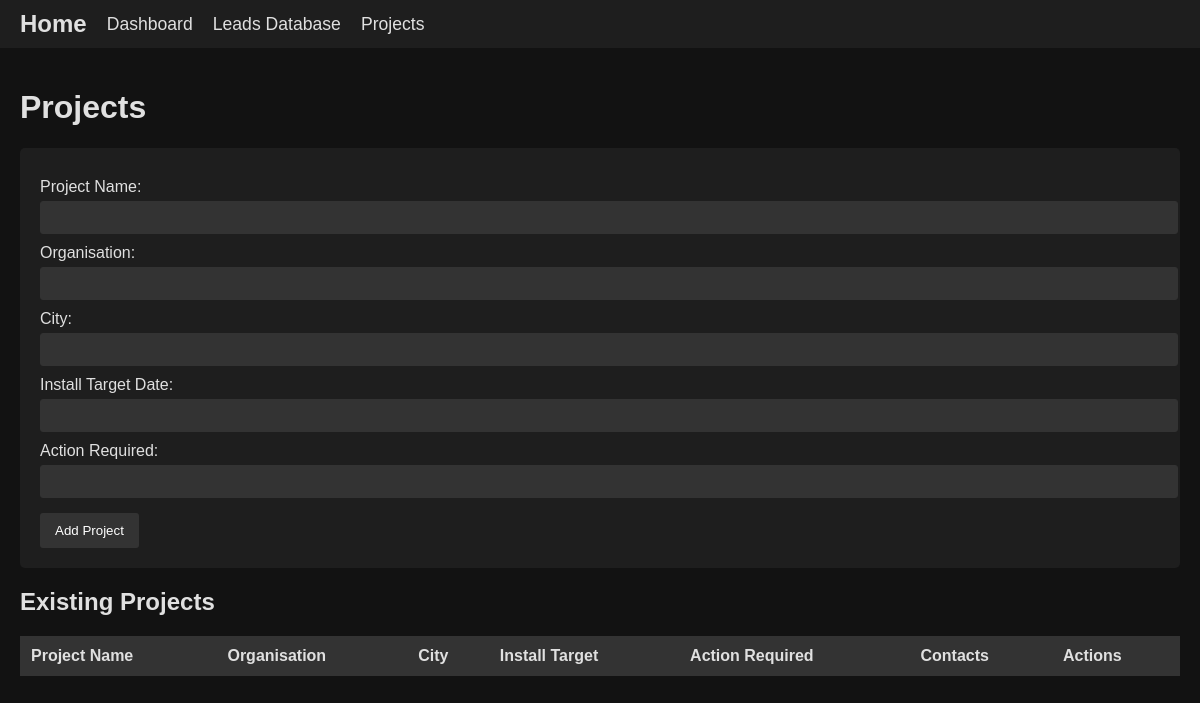
Page /projects on the earlier database version.
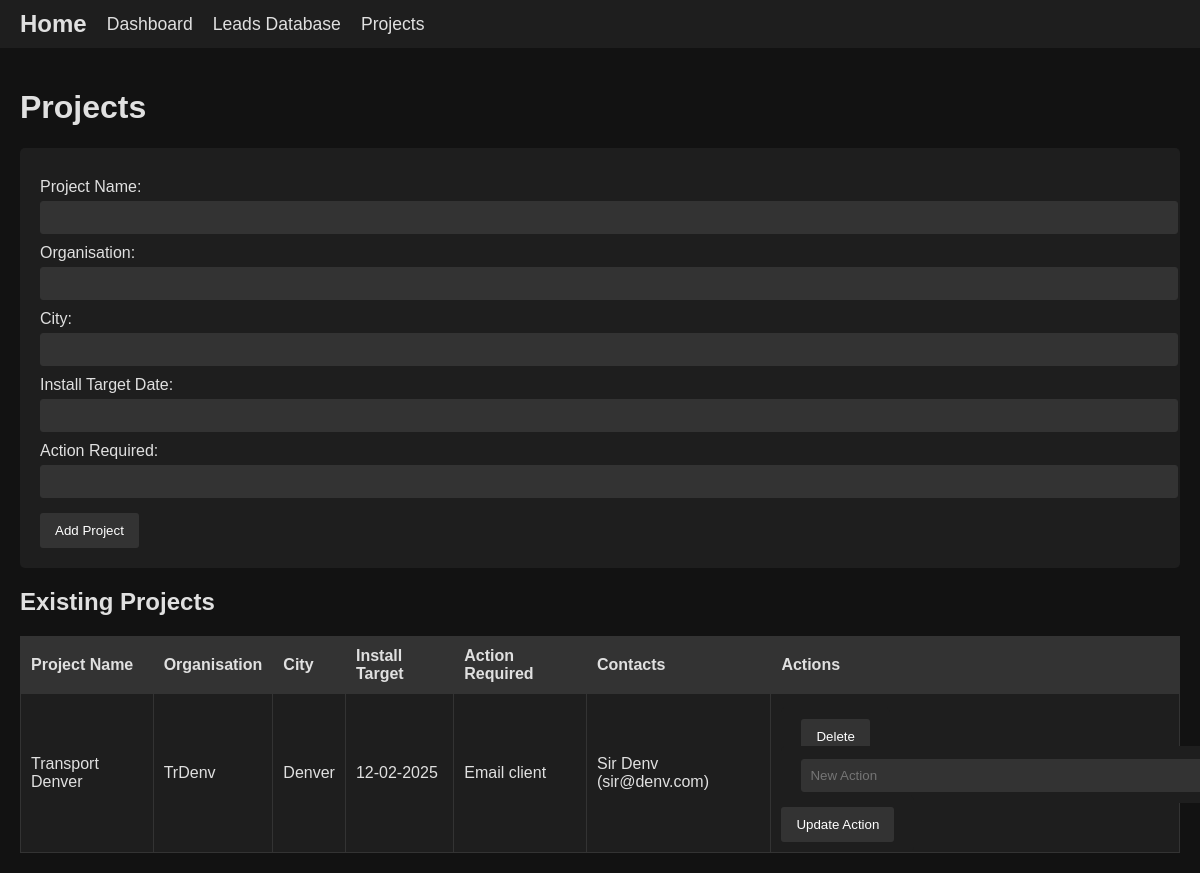
Same page on the later database version.
### Main/app.py (models this page shows, shortened)
class Project(db.Model):
    id = db.Column(db.Integer, primary_key=True)
    name = db.Column(db.String(100), nullable=False)  # Project Name
    organisation = db.Column(db.String(100), nullable=False)
    city = db.Column(db.String(100))
    install_target = db.Column(db.String(100))  # Project installation target date
    action_required = db.Column(db.String(200))  # Action needed
    contacts = db.relationship('Contact', backref='project', lazy=True)  # Relationship with contacts

class Contact(db.Model):
    id = db.Column(db.Integer, primary_key=True)
    first_name = db.Column(db.String(100), nullable=False)
    last_name = db.Column(db.String(100), nullable=False)
    phone = db.Column(db.String(20))
    email = db.Column(db.String(100))
    last_contacted = db.Column(db.String(100))
    project_id = db.Column(db.Integer, db.ForeignKey('project.id'), nullable=True)  # Link to a project

### Main/app.py (the view, shortened to what this page needs)
@app.route('/projects', methods=['GET', 'POST'])
def projects():
    all_projects = Project.query.all()
    return render_template('projects.html', projects=all_projects)

### Main/templates/projects.html (shortened to what this page needs)
{% extends "base.html" %}
{% block content %}
  <h1>Projects</h1>
  <form method="post">
    <label>Project Name:</label>
    <input type="text" name="name" required>
    <label>Organisation:</label>
    <input type="text" name="organisation" required>
    <label>City:</label>
    <input type="text" name="city">
    <label>Install Target Date:</label>
    <input type="text" name="install_target">
    <label>Action Required:</label>
    <input type="text" name="action_required">
    <button type="submit">Add Project</button>
  </form>
  <h2>Existing Projects</h2>
  <table border="1">
    <tr>
      <th>Project Name</th>
      <th>Organisation</th>
      <th>City</th>
      <th>Install Target</th>
      <th>Action Required</th>
      <th>Contacts</th>
      <th>Actions</th>
    </tr>
    {% for project in projects %}
      <tr>
        <td>{{ project.name }}</td>
        <td>{{ project.organisation }}</td>
        <td>{{ project.city }}</td>
        <td>{{ project.install_target if project.install_target else "N/A" }}</td>
        <td>{{ project.action_required if project.action_required else "N/A" }}</td>
        <td>
          {% for contact in project.contacts %}
            {{ contact.first_name }} {{ contact.last_name }} ({{ contact.email }})<br>
          {% endfor %}
        </td>
        <td>
          <form action="{{ url_for('delete_project', project_id=project.id) }}" method="post" style="display:inline;">
            <button type="submit" onclick="return confirm('Are you sure you want to delete this project?');">
              Delete
            </button>
          </form>
          <form action="{{ url_for('update_project', project_id=project.id) }}" method="post" style="display:inline;">
            <input type="text" name="new_action" placeholder="New Action" required>
            <button type="submit">Update Action</button>
          </form>
        </td>
      </tr>
    {% endfor %}
  </table>
{% endblock %}

### Main/templates/base.html (shortened to what this page needs)
<!doctype html>
<html lang="en">
<head>
</head>
<body>
  <div class="navbar">
    <b href="">Home</b>
    <a href="{{ url_for('dashboard') }}">Dashboard</a>
    <a href="{{ url_for('leads') }}">Leads Database</a>
    <a href="{{ url_for('projects') }}">Projects</a>
  </div>
  <div class="container">
    {% block content %}
    {% endblock %}
  </div>
</body>
</html>

### Main/templates/base.html (style rules this page uses)
body { font-family: Arial, sans-serif; background-color: #121212; color: #e0e0e0; margin: 0; padding: 0; }
.navbar { background-color: #1e1e1e; padding: 10px 20px; display: flex; align-items: center; }
.navbar a { color: #e0e0e0; text-decoration: none; margin-right: 20px; font-size: 1.1em; }
.navbar b { color: #e0e0e0; text-decoration: none; margin-right: 20px; font-size: 1.5em; }
.container { padding: 20px; }
form { margin-bottom: 20px; background-color: #1e1e1e; padding: 20px; border-radius: 5px; }
label { display: block; margin-top: 10px; }
input[type="text"], input[type="email"] { width: 100%; padding: 8px; margin-top: 5px; border: 1px solid #333; border-radius: 3px; background-color: #333; color: #fff; }
input[type="submit"], button { background-color: #333; color: #fff; border: none; padding: 10px 15px; cursor: pointer; margin-top: 15px; border-radius: 3px; }
table { border-collapse: collapse; width: 100%; background-color: #1e1e1e; }
th, td { border: 1px solid #333; padding: 10px; text-align: left; }
th { background-color: #333; }

Differences in the rows shown:
added Project: name "Transport Denver", organisation "TrDenv", city "Denver", install_target "12-02-2025", action_required "Email client"
added Contact: first_name "Sir", last_name "Denv", email "sir@denv.com"
